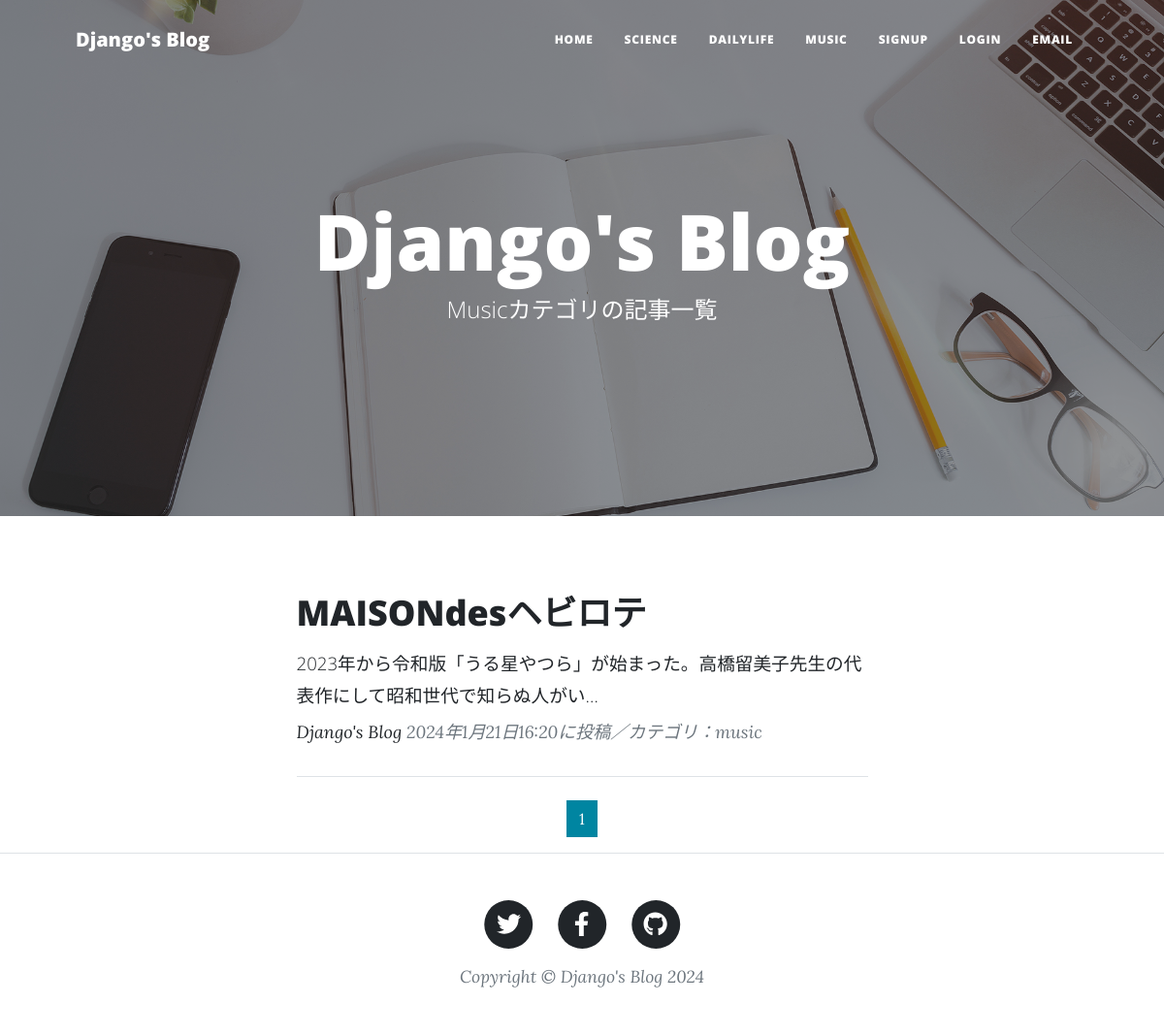
/music-list/, run on the app's committed database.
### blog1/models.py (models this page shows, shortened)
class BlogPost(models.Model):
    CATEGORY = (('science', '科学のこと'),
                ('dailylife', '日常のこと'),
                ('music', '音楽のこと'))
    title = models.CharField(verbose_name='タイトル',
                             max_length=200
                             )
    content = models.TextField(
        verbose_name='本文'
    )
    posted_at = models.DateTimeField(
        verbose_name='投稿日時',
        auto_now_add=True
    )
    category = models.CharField(
        verbose_name='カテゴリ',
        max_length=50,
        choices=CATEGORY
    )

### blog1/views.py (the view)
class MusicView(ListView):
    template_name = 'music_list.html'
    model = BlogPost
    context_object_name = 'music_records'
    queryset = BlogPost.objects.filter(category='music').order_by('-posted_at')
    paginate_by = 2

### blog1/templates/music_list.html (shortened to what this page needs)
{% extends "base.html" %}
{% load static %}
        {% block header %}
        <header class="masthead" style="background-image: url({% static 'assets/img/home-bg.jpg' %})">
            <div class="container position-relative px-4 px-lg-5">
                <div class="row gx-4 gx-lg-5 justify-content-center">
                    <div class="col-md-10 col-lg-8 col-xl-7">
                        <div class="site-heading">
                            <h1>Django's Blog</h1>
                            <span class="subheading">Musicカテゴリの記事一覧</span>
                        </div>
                    </div>
                </div>
            </div>
        </header>
        {% endblock %}
        {% block contents %}
        <div class="container px-4 px-lg-5">
            <div class="row gx-4 gx-lg-5 justify-content-center">
                <div class="col-md-10 col-lg-8 col-xl-7">
                    {% for record in music_records %}
                    <div class="post-preview">
                        <a href="{% url 'blog1:blog_detail' record.pk %}">
                            <h2 class="post-title">{{record.title}}</h2>
                            <h3 class="post-subtitle">
                                <span style="font-size: 14pt">{{record.content|truncatechars:50}}</span>
                            </h3>
                        </a>
                        <p class="post-meta">
                            <a href="#">Django's Blog</a>
                            {{record.posted_at}}に投稿／カテゴリ：{{record.category}}
                        </p>
                    </div>
                    <hr class="my-4" />
                    {% endfor %}
        {% include "pagination.html" %}
                </div>
            </div>
        </div>
        {% endblock %}

### data on the page
BlogPost: title "MAISONdesヘビロテ", content "2023年から令和版「うる星やつら」が始まった。高橋留美子先生の代表作にして昭和世代で知らぬ人がい…", posted_at "2024年1月21日16:20", category "music"

### other printed values
{{ num }} "1"
